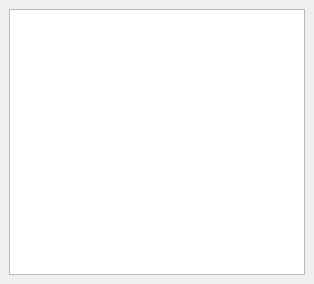
<?xml version="1.0" encoding="UTF-8"?>
<ui version="4.0">
 <class>CyberEngagementBrowserDockWidget</class>
 <widget class="QDockWidget" name="CyberEngagementBrowserDockWidget">
  <property name="geometry">
   <rect>
    <x>0</x>
    <y>0</y>
    <width>314</width>
    <height>284</height>
   </rect>
  </property>
  <property name="sizePolicy">
   <sizepolicy hsizetype="Preferred" vsizetype="Preferred">
    <horstretch>0</horstretch>
    <verstretch>0</verstretch>
   </sizepolicy>
  </property>
  <property name="minimumSize">
   <size>
    <width>256</width>
    <height>284</height>
   </size>
  </property>
  <property name="allowedAreas">
   <set>Qt::LeftDockWidgetArea|Qt::RightDockWidgetArea</set>
  </property>
  <property name="windowTitle">
   <string>赛博战</string>
  </property>
  <widget class="QWidget" name="dockWidgetContents">
   <property name="sizePolicy">
    <sizepolicy hsizetype="Expanding" vsizetype="Expanding">
     <horstretch>100</horstretch>
     <verstretch>0</verstretch>
    </sizepolicy>
   </property>
   <layout class="QVBoxLayout" name="verticalLayout">
    <item>
     <widget class="QTreeWidget" name="mEngagementTable">
      <property name="sizePolicy">
       <sizepolicy hsizetype="Preferred" vsizetype="Preferred">
        <horstretch>0</horstretch>
        <verstretch>0</verstretch>
       </sizepolicy>
      </property>
      <property name="showDropIndicator" stdset="0">
       <bool>false</bool>
      </property>
      <property name="selectionMode">
       <enum>QAbstractItemView::MultiSelection</enum>
      </property>
      <property name="rootIsDecorated">
       <bool>false</bool>
      </property>
      <property name="sortingEnabled">
       <bool>true</bool>
      </property>
      <property name="columnCount">
       <number>0</number>
      </property>
      <attribute name="headerShowSortIndicator" stdset="0">
       <bool>true</bool>
      </attribute>
     </widget>
    </item>
   </layout>
  </widget>
 </widget>
 <resources/>
 <connections/>
</ui>
